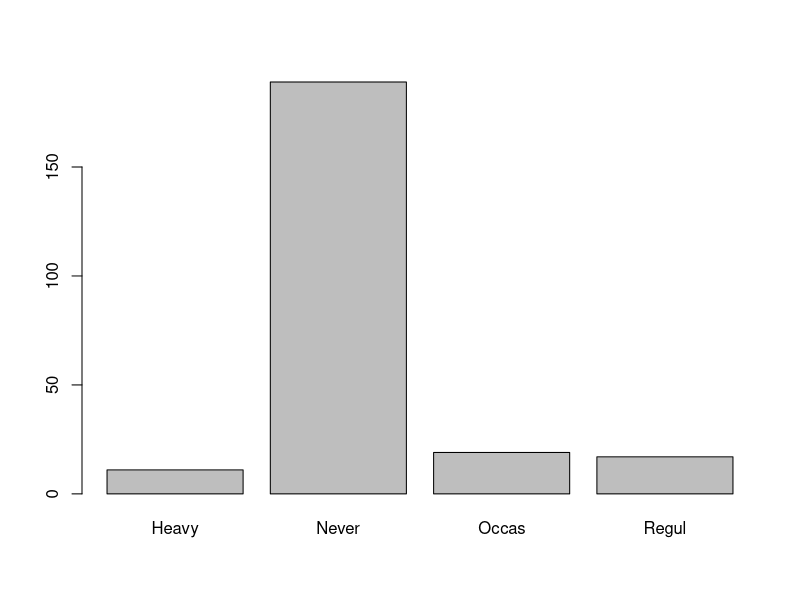
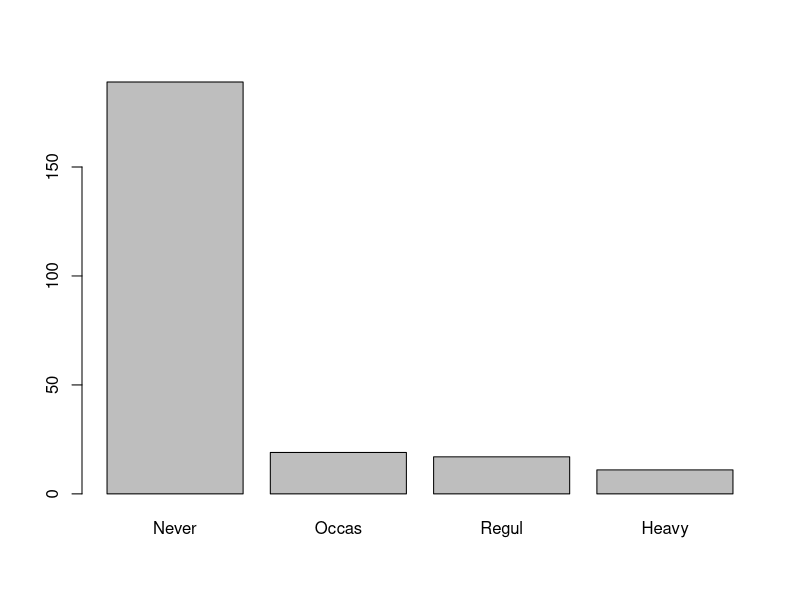
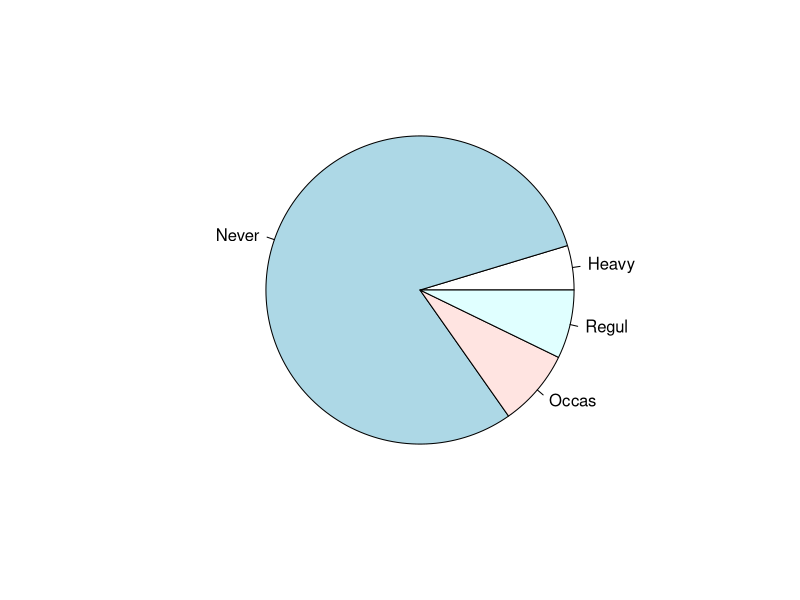

Generate these figures, in order, with R:
library(MASS)
data(survey)
table(survey$Smoke)

sort(table(survey$Smoke), decreasing=T)
100 * prop.table(table(survey$Smoke))

barplot(table(survey$Smoke))
barplot(sort(table(survey$Smoke), decreasing = T))

pie(table(survey$Smoke))
